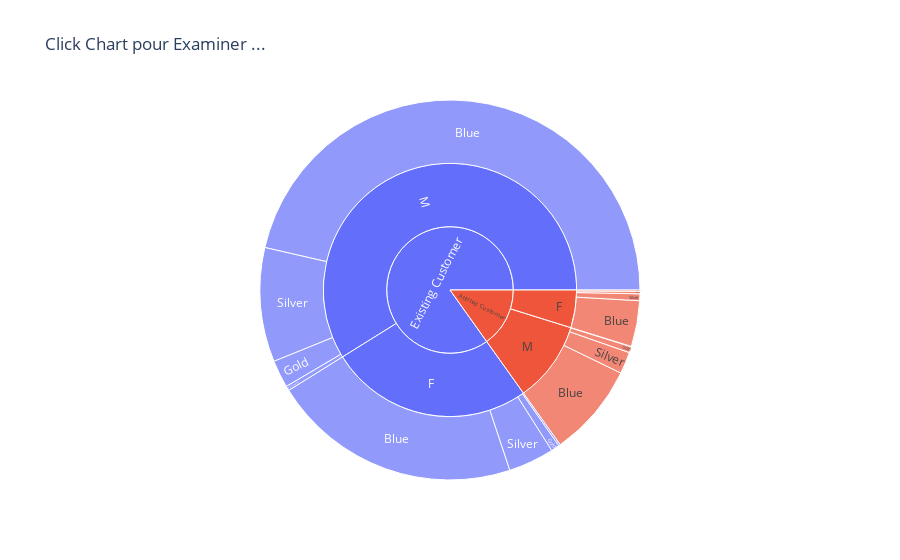

Notebook source saved alongside this figure:
### Markdown cell above
- graduate,Doctorate and hight school existing customer are more 2% of attried
- college, uneducated are almostthe same percentage

### Code cell
import plotly.express as px
fig = px.sunburst(data, path=['Attrition_Flag', 'Gender', 'Card_Category'], values='Credit_Limit',title="Click Chart pour Examiner ... ")
fig.show()

### Figure 1 — Plotly figure (JSON) as saved in the notebook; plotly's stock layout.template omitted (floating-point values rounded to 4 significant figures)
{"data": [{"branchvalues": "total", "domain": {"x": [0, 1], "y": [0, 1]}, "hovertemplate": "labels=%{label}<br>Credit_Limit=%{value}<br>parent=%{parent}<br>id=%{id}<extra></extra>", "ids": ["Attrited Customer/F/Blue", "Existing Customer/F/Blue", "Attrited Customer/M/Blue", "Existing Customer/M/Blue", "Attrited Customer/F/Gold", "Existing Customer/F/Gold", "Attrited Customer/M/Gold", "Existing Customer/M/Gold", "Attrited Customer/F/Platinum", "Existing Customer/F/Platinum", "Attrited Customer/M/Platinum", "Existing Customer/M/Platinum", "Attrited Customer/F/Silver", "Existing Customer/F/Silver", "Attrited Customer/M/Silver", "Existing Customer/M/Silver", "Attrited Customer/F", "Existing Customer/F", "Attrited Customer/M", "Existing Customer/M", "Attrited Customer", "Existing Customer"], "labels": ["Blue", "Blue", "Blue", "Blue", "Gold", "Gold", "Gold", "Gold", "Platinum", "Platinum", "Platinum", "Platinum", "Silver", "Silver", "Silver", "Silver", "F", "F", "M", "M", "Attrited Customer", "Existing Customer"], "name": "", "parents": ["Attrited Customer/F", "Existing Customer/F", "Attrited Customer/M", "Existing Customer/M", "Attrited Customer/F", "Existing Customer/F", "Attrited Customer/M", "Existing Customer/M", "Attrited Customer/F", "Existing Customer/F", "Attrited Customer/M", "Existing Customer/M", "Attrited Customer/F", "Existing Customer/F", "Attrited Customer/M", "Existing Customer/M", "Attrited Customer", "Existing Customer", "Attrited Customer", "Existing Customer", "", ""], "type": "sunburst", "values": [3414000.0, 18560000.0, 6942000.0, 40570000.0, 178741, 618005, 448708, 2050845, 101006, 135522, 23981, 345160, 505771, 3403327, 1622971, 8497130, 4199000.0, 22720000.0, 9038000.0, 51460000.0, 13240000.0, 74180000.0]}], "layout": {"legend": {"tracegroupgap": 0}, "title": {"text": "Click Chart pour Examiner ... "}}}
